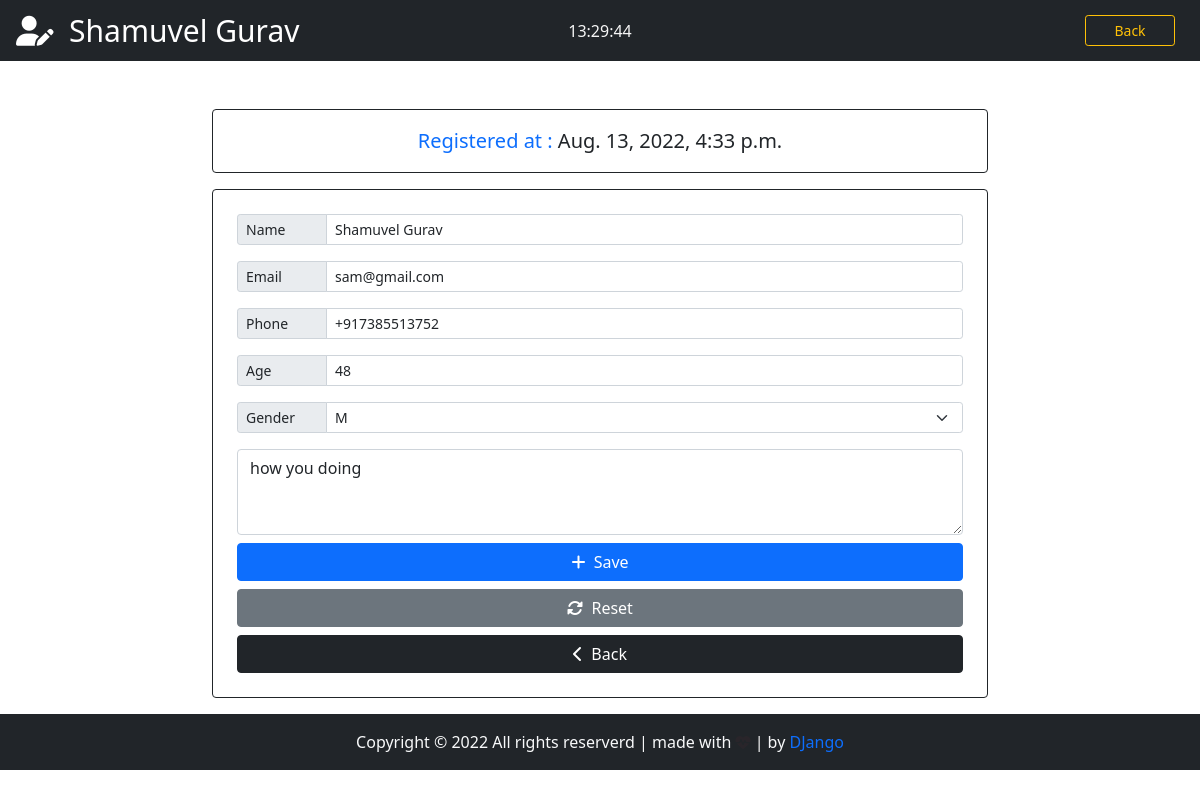
/patient/4 (signed in), run on the app's committed database.
### App/models.py (models this page shows, shortened)
class Patient(models.Model):
    GENDER = (
        ('M', 'M'),
        ('F', 'F'),
        ('T', 'T')
    )
    id = models.IntegerField(primary_key=True)
    name = models.CharField(max_length=50)
    email = models.EmailField(max_length=50)
    phone = PhoneNumberField()
    age = models.CharField(max_length=3)
    gender = models.CharField(max_length=7, choices=GENDER)
    created_on = models.DateTimeField(auto_now_add=True)
    note = models.TextField(blank=True)

### App/views.py (the view)
# urls.py: path('patient/<str:patient_id>', views.patient, name='patient'),
@cache_control(no_cache=True, must_revalidade=True, no_store=True)
@login_required(login_url="login")
def patient(request, patient_id):
    patient = Patient.objects.get(id=patient_id)
    if patient != None:
        return render(request, 'edit.html', {'patient' : patient})

### App/templates/edit.html (shortened to what this page needs)
{% extends 'add.html' %}
{% block nav-brand %}
    <i class="fas fa-user-pen"></i>&nbsp; {{ patient.name }}
{% endblock nav-brand %}
{% block addTitle %}
Registered at : <span class="text-dark">{{ patient.created_on }}</span>
{% endblock %}
{% block Reset %}
<button type='reset' class="btn btn-secondary"><i class="fas fa-sync-alt"></i>&nbsp; Reset</button>
{% endblock %}
{% block formaction %}
action='/edit_patient/'
{% endblock %}
{% block NameValue %} value="{{ patient.name }}"{% endblock NameValue %}
{% block EmailValue %} value = {{ patient.email }} {% endblock EmailValue %}
{% block PhoneValue %} value = {{ patient.phone }} {% endblock PhoneValue %}
{% block AgeValue %} value = {{ patient.age }} {% endblock AgeValue %}
{% block NoteValue %}{{ patient.note }}{% endblock NoteValue %}
{% block GenderOption %}
<option value="{{ patient.gender }}" style="background-color: gray; color: whitesmoke;">{{ patient.gender }}</option>
{% endblock %}
{% block Addbtn %}
    <button type="submit" class="form-group btn btn-primary">
        <i class="fas fa-plus"></i>&nbsp; Save
    </button>
{% endblock %}

### App/templates/add.html (shortened to what this page needs)
{% extends 'base.html' %}
{% block btn-nav %}
    <a href="{% url 'backend' %}" class="btn btn-outline-warning btn-sm" id="btn-nav">Back</a>
{% endblock btn-nav %}
{% block time %}
<div class="col-sm">
    <center>
        <span id="clock"></span>
    </center>
</div>
{% endblock time %}
{% block data1 %}
<div class="container-fluid">
    <div class="row d-flex justify-content-center">
        <div class="col-md-8">
            <div class="card card-body border-dark text-primary mt-md-5">
                <span class="text-center fs-5">{% block addTitle %}Fill out the form{% endblock %}</span>
            </div>
            <form {% block formaction %} action="/add_patient/"{% endblock %} method="post" autocomplete="off" enctype="multipart/form-data"
            class="card border-dark p-md-4 p-sm-2 mt-md-3 mb-3">
            <div class="input-group input-group-sm mb-3">
                <span class="input-group-text side-label">Name</span>
                <input type="text" name="name" id='name' maxlength="40" placeholder="First and Last name of Patient" class="form-control" {% block NameValue %}{% endblock %}>
            </div>
            <div class="input-group input-group-sm mb-3">
                <span class="input-group-text side-label">Email</span>
                <input type="email" name="email" id="email" maxlength="40" class="form-control" {% block EmailValue %}{% endblock %}>
            </div>
            <div class="input-group input-group-sm mb-3">
                <span class="input-group-text side-label">Phone</span>
                <input type="text" name="phone" id="phone" class="form-control" {% block PhoneValue %}{% endblock %}>
            </div>
            <div class="input-group input-group-sm mb-3">
                <span class="input-group-text side-label">Age</span>
                <input type="text" name="age" id="age" maxlength="3" class="form-control" {% block AgeValue %}{% endblock %}>
            </div>
            <div class="input-group input-group-sm mb-3">
                <label class="input-group-text side-label">Gender</label>
                <select class="form-select" name="gender" id="gender">
                    {% block GenderOption %}{% endblock %}
                </select>
            </div>
            <div class="form-group">
                <textarea name="note"  rows="3" class="form-control" maxlength="150" placeholder="Description is optional">{% block NoteValue %}{% endblock %}</textarea>
            </div>
            <div class="d-grid gap-2 mt-2">
                {% block Addbtn %}{% endblock %}
                {% block Reset %}{% endblock %}
                <a href="{% url 'backend' %}" class="btn btn-dark"><i class="fas fa-chevron-left"></i>&nbsp; Back</a>
            </div>
            </form>
        </div>
    </div>
</div>
{% endblock data1 %}

### App/static/css/style.css (style rules this page uses)
body { padding: 0; margin: 0; max-height: 100vh; }
#btn-nav { width: 90px; float: right; margin-right: 25px; }
.side-label { width: 90px; }
#clock { color: whitesmoke; }

### data on the page
Patient: name "Shamuvel Gurav", created_on "Aug. 13, 2022, 4:33 p.m.", email "sam@gmail.com", phone "+917385513752", age "48", gender "M", note "how you doing"
